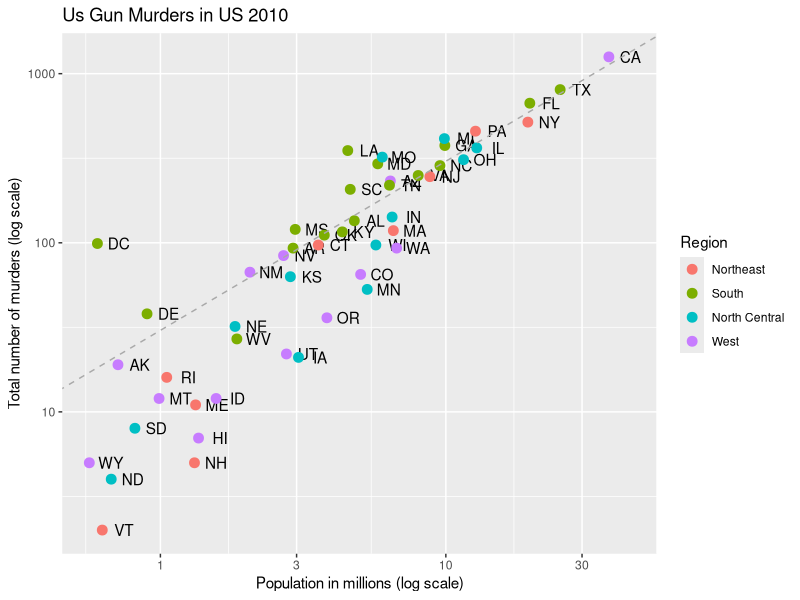

Source code (R):
library(dslabs)
library(tidyverse)
data(murders)

# p <- ggplot(data = murders)
# p + geom_point(aes(population/10^6,total)) +
#   geom_text(aes(population/10^6, total, label = abb, nudge_x = 3)) + 

# p <- murders %>%
#   ggplot(aes(population/10^6,total,label=abb))
#   geom_point()
# 
# #log base10 scale the x and y axes
# p + geom_point(size = 3) + 
#   geom_text(nudge_x = 0.05) + 
#   scale_x_continuous(trans="log10") +
#   scale_y_continuous(trans="log10")

p <- murders %>% ggplot(aes(population/10^6,total,label=abb))

a <- "take care"
p <- p +  geom_text(nudge_x = 0.075) + 
  scale_x_log10() +
  scale_y_log10() +
  xlab("Population in millions (log scale)") + 
  ylab("Total number of murders (log scale)") + 
  ggtitle("Us Gun Murders in US 2010")  +
  geom_point(aes(col=region), size = 3)  
  
  
r <- murders %>% summarize(rate = sum(total) / sum(population) * 10^6) %>% pull(rate)

p <- p + geom_abline(intercept = log10(r), lty = 2, color = "darkgrey") +
  scale_color_discrete(name = "Region")

print(p)
